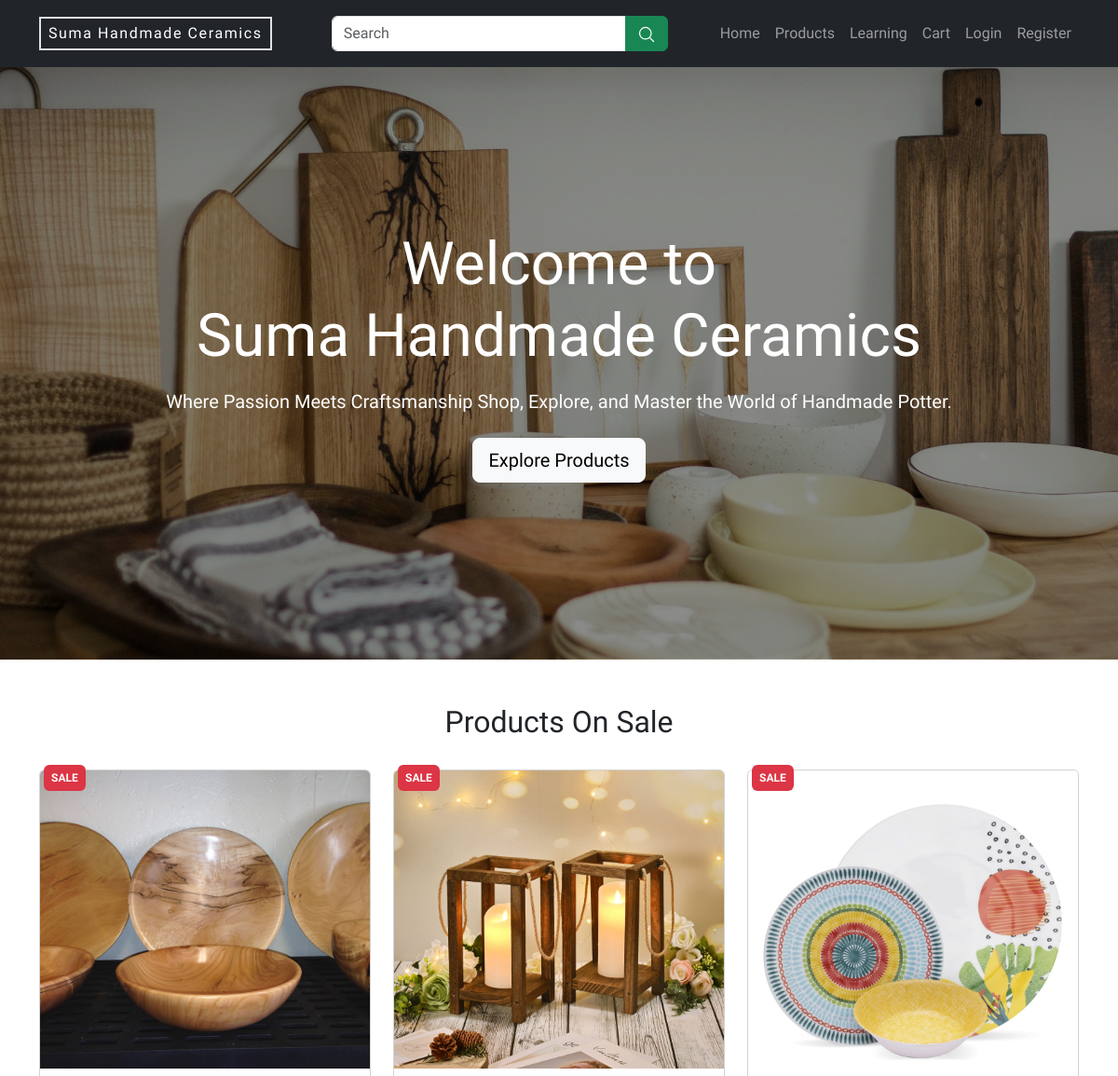
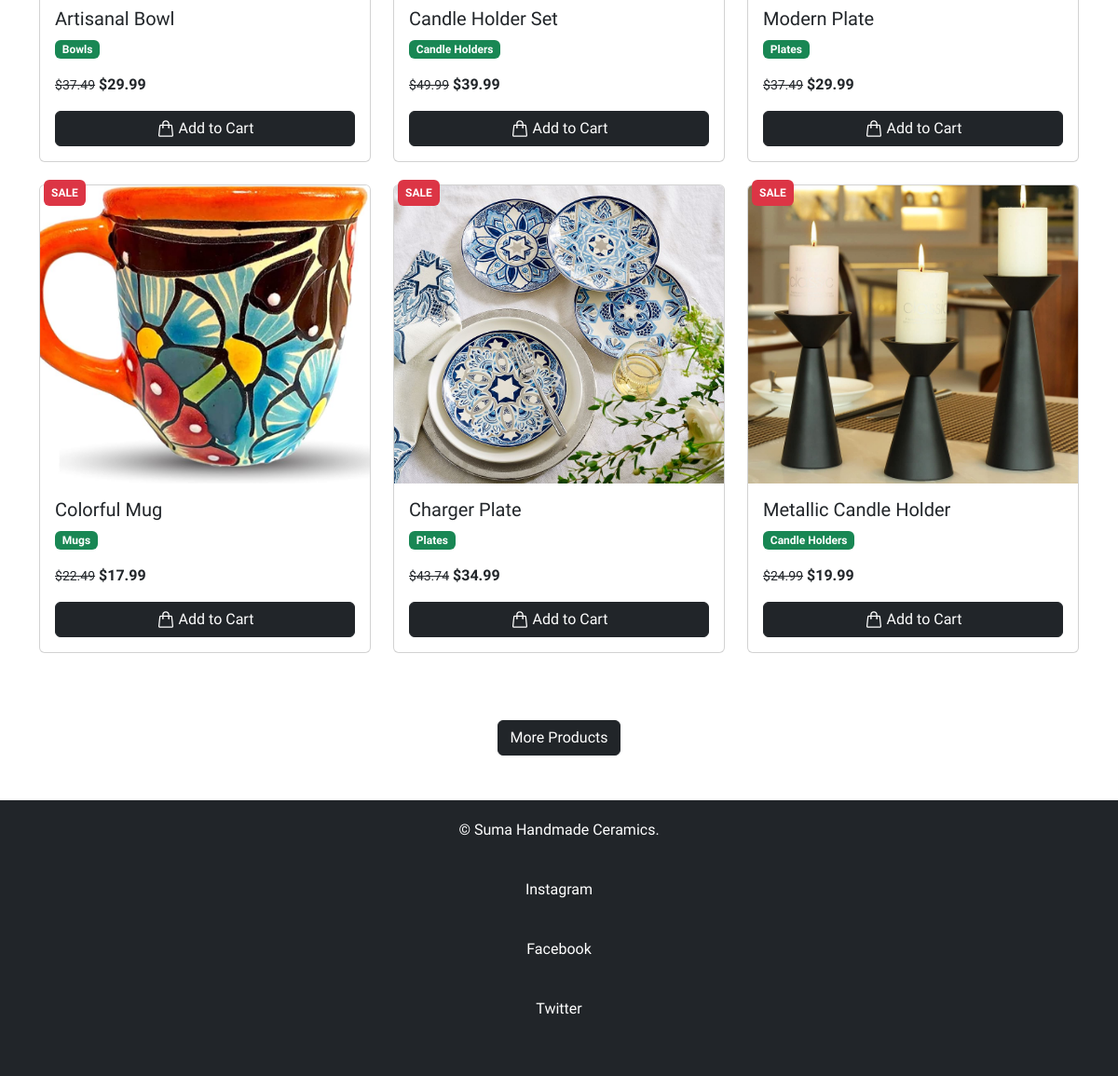
The page / on the database its author committed (2 pictures, top to bottom).
### tables this page shows
CREATE TABLE products (
  id INT AUTO_INCREMENT PRIMARY KEY,
  title VARCHAR(255) NOT NULL,
  img_url VARCHAR(255) NOT NULL,
  description text NOT NULL,
  category VARCHAR(50) NOT NULL,
  price VARCHAR(10) NOT NULL,
  on_sale TINYINT(1) NOT NULL
);

### classes/db_conn.php (called while the page is built, shortened)
<?php
class DatabaseConn
{
    private $pdo;
    function __construct()
    {
        $pdo = new PDO("mysql:host=".DATABASE_HOST.";dbname=".DATABASE_NAME, DATABASE_USER, DATABASE_PASSWORD)
        or
        die('Database Error Occured');
        $this->pdo = $pdo;
    }
    function get_db_conn(){
        return $this->pdo;
    }
}
?>

### classes/product.php (called while the page is built, shortened)
<?php
class Product
{
    private $db;
    function __construct(PDO $pdo)
    {
        $this->db = $pdo;
    }
    function get_products_on_sale($limit = null)
    {
        $query = "SELECT * FROM products WHERE on_sale = 1";
        $query = $limit ? $query . "  LIMIT $limit" : $query;
        $stmt = $this->db->prepare($query);
        $stmt->execute();
        return $stmt->fetchAll();
    }
}
?>

### includes/card.php (the view, shortened to what this page needs)
<div class="card text-body position-relative">
    <?php if($product[6] == true): ?>
    <span class="badge bg-danger position-absolute top-0 start-0 p-2"
        style="transform: translate(4px, -6px);">SALE</span>
    <?php endif; ?>
    <a href="details.php?pid=<?php echo $product[0]; ?>">
        <img src="<?php echo "images/$product[2]"; ?>"
            class="card-img-top" alt="<?php echo $product[1]; ?>">
    </a>
    <div class="card-body pb-0">
        <h5 class="card-title"><?php echo $product[1]; ?></h5>
        <p class="card-text badge bg-success">
            <?php echo $product[4]; ?>
        </p>
        <p class="card-text">
            <?php if($product[6] == true): ?>
            <del
                class="small">$<?php echo number_format($product[5] + $product[5] * 0.25, 2); ?></del>
            <?php endif; ?>
            <span
                class="fw-bold"><?php echo "$" . $product[5]; ?></span>
        <form method="post" action="cart.php" class="d-inline-block w-100 ">
            <button type="submit" name="add_to_cart" class="btn btn-dark w-100 d-flex align-items-center justify-content-center">
                Add to Cart</button>
        </form>
        </p>
    </div>
</div>

### index.php (shortened to what this page needs)
<?php
include("includes/header.php");
include("classes/db_conn.php");
include("classes/product.php");
$db_conn = new DatabaseConn();
$product = new Product($db_conn->get_db_conn());
$products_on_sale = $product->get_products_on_sale(6);
?>
<section class="banner">
    <div class="container">
        <h1 class="mb-3 display-3">Welcome to <br> Suma Handmade Ceramics</h1>
        <p class="lead mb-4">Where Passion Meets Craftsmanship Shop, Explore,
            and Master the World of Handmade Potter.
        </p>
        <a href="products.php" class="btn btn-light btn-lg">Explore Products</a>
    </div>
</section>
<section class="container py-5">
    <h2 class="mb-4 pb-2 text-center">Products On Sale</h2>
    <div class="row mb-5">
        <?php foreach($products_on_sale as $product) { ?>
            <div class="col-md-4 mb-4">
            <?php include("includes/card.php"); ?>
        </div>
        <?php } ?>
    </div>
    <div class="text-center">
        <a href="products.php" class="btn btn-dark">More Products</a>
    </div>
</section>
<?php include("includes/footer.php"); ?>

### includes/header.php (style rules this page uses)
:root { --bs-body-font-family: "Libre Franklin", sans-serif; }
body { padding-top: 56px; }
.banner { background: linear-gradient(rgba(0, 0, 0, 0.45), rgba(0, 0, 0, 0.45)), url("images/banner.jpg"); background-size: cover; color: #fff; background-position: center; text-align: center; padding: 190px 0; }
.card img { object-fit: cover; height: 320px !important; }

### rows shown on the page
products: on_sale "SALE", img_url (picture), title "Artisanal Bowl", category "Bowls", $product[5] + $product[5] * 0.25 "37.49", price "29.99"
products: on_sale "SALE", img_url (picture), title "Candle Holder Set", category "Candle Holders", $product[5] + $product[5] * 0.25 "49.99", price "39.99"
products: on_sale "SALE", img_url (picture), title "Modern Plate", category "Plates", $product[5] + $product[5] * 0.25 "37.49", price "29.99"
products: on_sale "SALE", img_url (picture), title "Colorful Mug", category "Mugs", $product[5] + $product[5] * 0.25 "22.49", price "17.99"
products: on_sale "SALE", img_url (picture), title "Charger Plate", category "Plates", $product[5] + $product[5] * 0.25 "43.74", price "34.99"
products: on_sale "SALE", img_url (picture), title "Metallic Candle Holder", category "Candle Holders", $product[5] + $product[5] * 0.25 "24.99", price "19.99"
